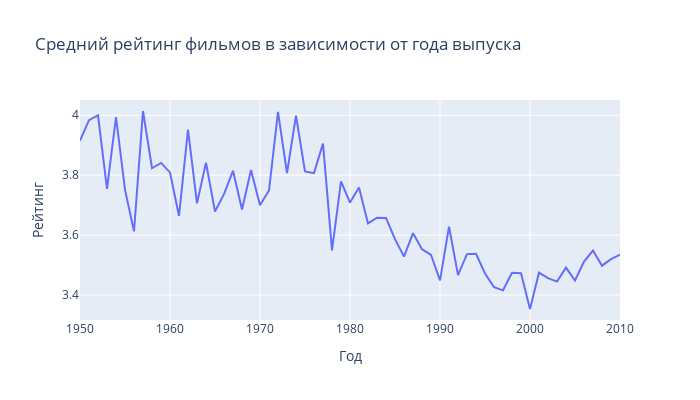

The notebook cell this image was saved under:
### Code cell
df1=df1.sort_values('year', ascending=False)
line=go.Scatter(x=df1['year'],y=df1['rating'],mode='lines')
fig=go.Figure(data=line)
fig.update_layout(
    autosize=False,
    width=700,
    height=400,
    title='Средний рейтинг фильмов в зависимости от года выпуска',
    xaxis_title='Год',
    yaxis_title='Рейтинг'
)
fig.show()

### Figure 1 — Plotly figure (JSON) as saved in the notebook; plotly's stock layout.template omitted (floating-point values rounded to 4 significant figures)
{"data": [{"mode": "lines", "type": "scatter", "x": [2010, 2009, 2008, 2007, 2006, 2005, 2004, 2003, 2002, 2001, 2000, 1999, 1998, 1997, 1996, 1995, 1994, 1993, 1992, 1991, 1990, 1989, 1988, 1987, 1986, 1985, 1984, 1983, 1982, 1981, 1980, 1979, 1978, 1977, 1976, 1975, 1974, 1973, 1972, 1971, 1970, 1969, 1968, 1967, 1966, 1965, 1964, 1963, 1962, 1961, 1960, 1959, 1958, 1957, 1956, 1955, 1954, 1953, 1952, 1951, 1950], "y": [3.535, 3.52, 3.498, 3.549, 3.511, 3.448, 3.491, 3.445, 3.456, 3.475, 3.353, 3.473, 3.474, 3.416, 3.427, 3.472, 3.538, 3.537, 3.467, 3.628, 3.449, 3.534, 3.553, 3.607, 3.528, 3.587, 3.657, 3.658, 3.639, 3.759, 3.709, 3.779, 3.549, 3.906, 3.807, 3.813, 3.999, 3.807, 4.011, 3.749, 3.7, 3.817, 3.686, 3.815, 3.737, 3.679, 3.841, 3.706, 3.952, 3.664, 3.809, 3.841, 3.823, 4.014, 3.612, 3.752, 3.994, 3.755, 4, 3.984, 3.915]}], "layout": {"autosize": false, "height": 400, "title": {"text": "Средний рейтинг фильмов в зависимости от года выпуска"}, "width": 700, "xaxis": {"autorange": true, "range": [1950, 2010], "title": {"text": "Год"}, "type": "linear"}, "yaxis": {"autorange": true, "range": [3.317, 4.051], "title": {"text": "Рейтинг"}, "type": "linear"}}}
